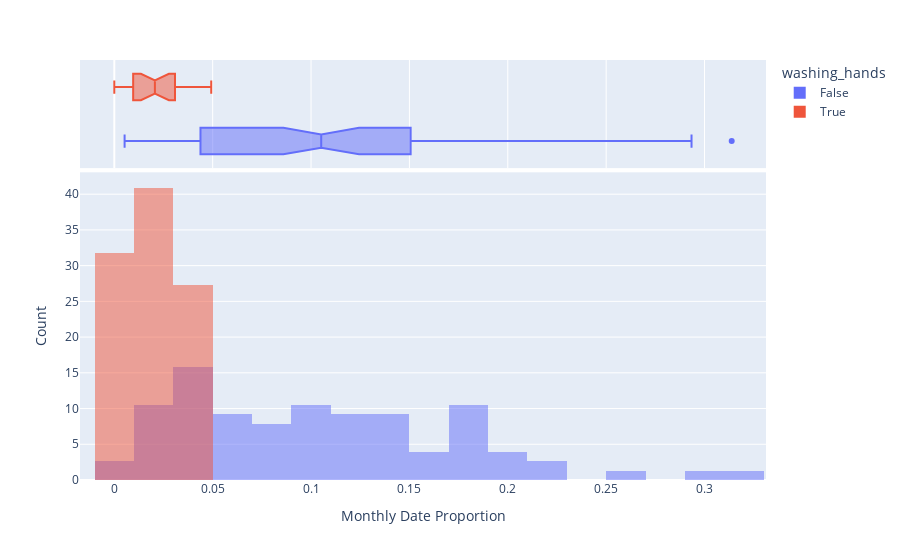

The notebook cell saved with this chart:
### Markdown cell above
### Use Histograms to Visualise the Monthly Distribution of Outcomes

**Challenge**: Create a [plotly histogram](https://plotly.com/python/histograms/) to show the monthly percentage of deaths. 

* Use docs to check out the available parameters. Use the [`color` parameter](https://plotly.github.io/plotly.py-docs/generated/plotly.express.histogram.html) to display two overlapping histograms.
* The time period of handwashing is shorter than not handwashing. Change `histnorm` to `percent` to make the time periods comparable. 
* Make the histograms slighlty transparent
* Experiment with the number of bins on the histogram. Which number work well in communicating the range of outcomes?
* Just for fun, display your box plot on the top of the histogram using the `marginal` parameter.

### Code cell
hist = px.histogram(df_monthly,'pct_deaths', color='washing_hands', nbins=30, opacity=.5, barmode='overlay', histnorm='percent', marginal='box')

hist.update_layout(xaxis_title='Monthly Date Proportion', yaxis_title='Count')

hist.show()

### Figure 1 — Plotly figure (JSON) as saved in the notebook; plotly's stock layout.template omitted (floating-point values rounded to 4 significant figures)
{"data": [{"alignmentgroup": "True", "bingroup": "x", "histnorm": "percent", "hovertemplate": "washing_hands=False<br>pct_deaths=%{x}<br>percent=%{y}<extra></extra>", "legendgroup": "False", "marker": {"color": "#636efa", "opacity": 0.5}, "name": "False", "nbinsx": 30, "offsetgroup": "False", "orientation": "v", "showlegend": true, "type": "histogram", "x": [0.1457, 0.07531, 0.04332, 0.01569, 0.007843, 0.05, 0.08421, 0.01351, 0.01878, 0.1102, 0.2255, 0.2085, 0.1222, 0.1023, 0.1074, 0.03226, 0.06593, 0.2078, 0.2546, 0.1839, 0.2934, 0.2297, 0.3138, 0.1912, 0.1597, 0.1241, 0.1193, 0.06098, 0.04082, 0.005236, 0.01554, 0.02262, 0.176, 0.07143, 0.08051, 0.1516, 0.1128, 0.1703, 0.1731, 0.05833, 0.02679, 0.04369, 0.0632, 0.01224, 0.03226, 0.1102, 0.1055, 0.07591, 0.04745, 0.04452, 0.04231, 0.04392, 0.07143, 0.06122, 0.03586, 0.1055, 0.1484, 0.1094, 0.1049, 0.1339, 0.1809, 0.1543, 0.1897, 0.1344, 0.1015, 0.131, 0.1806, 0.1439, 0.1496, 0.1077, 0.05369, 0.03215, 0.01923, 0.03607, 0.1827, 0.1224], "xaxis": "x", "yaxis": "y"}, {"alignmentgroup": "True", "hovertemplate": "washing_hands=False<br>pct_deaths=%{x}<extra></extra>", "legendgroup": "False", "marker": {"color": "#636efa"}, "name": "False", "notched": true, "offsetgroup": "False", "showlegend": false, "type": "box", "x": [0.1457, 0.07531, 0.04332, 0.01569, 0.007843, 0.05, 0.08421, 0.01351, 0.01878, 0.1102, 0.2255, 0.2085, 0.1222, 0.1023, 0.1074, 0.03226, 0.06593, 0.2078, 0.2546, 0.1839, 0.2934, 0.2297, 0.3138, 0.1912, 0.1597, 0.1241, 0.1193, 0.06098, 0.04082, 0.005236, 0.01554, 0.02262, 0.176, 0.07143, 0.08051, 0.1516, 0.1128, 0.1703, 0.1731, 0.05833, 0.02679, 0.04369, 0.0632, 0.01224, 0.03226, 0.1102, 0.1055, 0.07591, 0.04745, 0.04452, 0.04231, 0.04392, 0.07143, 0.06122, 0.03586, 0.1055, 0.1484, 0.1094, 0.1049, 0.1339, 0.1809, 0.1543, 0.1897, 0.1344, 0.1015, 0.131, 0.1806, 0.1439, 0.1496, 0.1077, 0.05369, 0.03215, 0.01923, 0.03607, 0.1827, 0.1224], "xaxis": "x2", "yaxis": "y2"}, {"alignmentgroup": "True", "bingroup": "x", "histnorm": "percent", "hovertemplate": "washing_hands=True<br>pct_deaths=%{x}<br>percent=%{y}<extra></extra>", "legendgroup": "True", "marker": {"color": "#EF553B", "opacity": 0.5}, "name": "True", "nbinsx": 30, "offsetgroup": "True", "orientation": "v", "showlegend": true, "type": "histogram", "x": [0.02239, 0.012, 0.01894, 0.0458, 0.03957, 0.04472, 0.0293, 0.03534, 0.006873, 0, 0.006557, 0.009585, 0.01136, 0.003717, 0, 0.009615, 0.02341, 0.02903, 0.0134, 0.02233, 0.03085, 0.04926], "xaxis": "x", "yaxis": "y"}, {"alignmentgroup": "True", "hovertemplate": "washing_hands=True<br>pct_deaths=%{x}<extra></extra>", "legendgroup": "True", "marker": {"color": "#EF553B"}, "name": "True", "notched": true, "offsetgroup": "True", "showlegend": false, "type": "box", "x": [0.02239, 0.012, 0.01894, 0.0458, 0.03957, 0.04472, 0.0293, 0.03534, 0.006873, 0, 0.006557, 0.009585, 0.01136, 0.003717, 0, 0.009615, 0.02341, 0.02903, 0.0134, 0.02233, 0.03085, 0.04926], "xaxis": "x2", "yaxis": "y2"}], "layout": {"barmode": "overlay", "legend": {"title": {"text": "washing_hands"}, "tracegroupgap": 0}, "margin": {"t": 60}, "xaxis": {"anchor": "y", "domain": [0, 1], "title": {"text": "Monthly Date Proportion"}}, "xaxis2": {"anchor": "y2", "domain": [0, 1], "matches": "x", "showgrid": true, "showticklabels": false}, "yaxis": {"anchor": "x", "domain": [0, 0.7326], "title": {"text": "Count"}}, "yaxis2": {"anchor": "x2", "domain": [0.7426, 1], "matches": "y2", "showgrid": false, "showline": false, "showticklabels": false, "ticks": ""}}}
